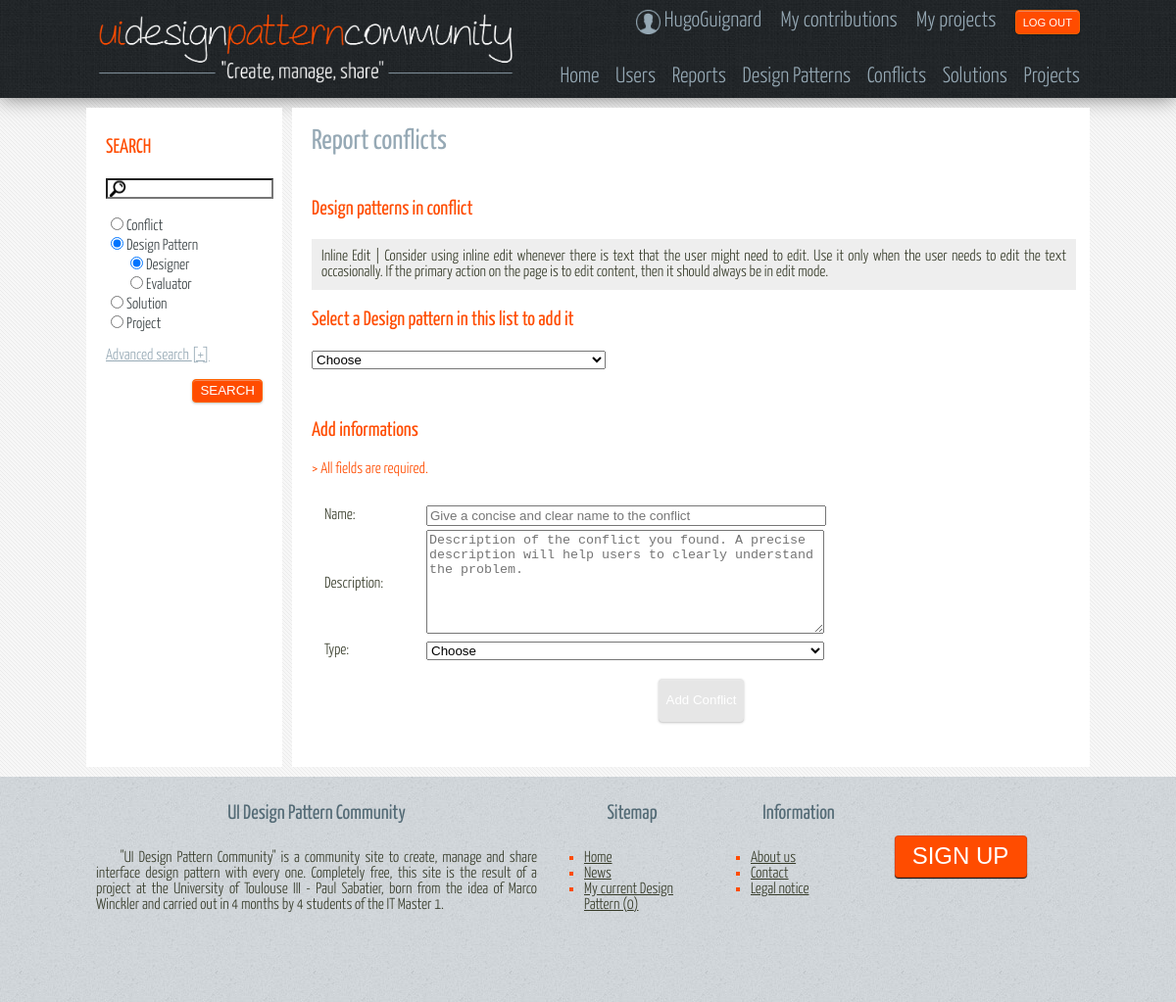
/view/addConflict.php?id=4 (signed in), run on the app's committed database.
### tables this page shows
CREATE TABLE IF NOT EXISTS `DesignPattern` (
  `idDesignPattern` INT(11) NOT NULL AUTO_INCREMENT,
  `name` VARCHAR(150) NOT NULL,
  `what` TEXT NOT NULL,
  `whenAndHow` TEXT NULL DEFAULT NULL,
  `layout` TEXT NULL DEFAULT NULL,
  `copy` TEXT NULL DEFAULT NULL,
  `implementation` TEXT NULL DEFAULT NULL,
  `descriptionImage` TEXT NULL DEFAULT NULL,
  `nbUsage` INT(11) NULL DEFAULT NULL,
  `nbComments` INT(11) NULL DEFAULT NULL,
  `nbRates` INT(11) NULL DEFAULT NULL,
  `rate` DOUBLE NULL DEFAULT NULL,
  `date` DATETIME NULL DEFAULT NULL,
  `target` ENUM('Designer','Evaluator') NOT NULL,
  `login` VARCHAR(30) NOT NULL,
  PRIMARY KEY (`idDesignPattern`),
  INDEX `fk_DesignPattern_User1_idx` (`login` ASC),
  CONSTRAINT `fk_DesignPattern_User1`
    FOREIGN KEY (`login`)
    REFERENCES `User` (`login`)
    ON DELETE NO ACTION
    ON UPDATE NO ACTION);

### controller/toolkit/Session.php (called while the page is built, shortened)
<?php
class Session {
    public function __isset($name) {
        return isset($_SESSION[$name]);
    }
}
?>

### model/implementation/Database.php (called while the page is built, shortened)
<?php
class Database {
    private static $bdd = NULL;
    private static function connect() {
        try{
            return new PDO('mysql:host=localhost;dbname=db_dpi', 'hl3_pack', 'hl3_pack');
        } catch (Exception $e) {
            die('Erreur : ' . $e->getMessage());
        }
    }
    public static function getConnection() {
        if (Database::$bdd == NULL) {
            Database::$bdd = Database::connect();
        }
        return Database::$bdd;
    }
    public static function getOneData($req) {
        $bdd = Database::getConnection();
        $reponse = $bdd->query($req);
        $donnees = $reponse->fetch();
        return $donnees;
    }
}
?>

### view/addConflict.php (the view, shortened to what this page needs)
<?php
    require_once($_SERVER['DOCUMENT_ROOT']."/site/controller/toolkit/ToolkitAdds.php");
    require_once($_SERVER['DOCUMENT_ROOT']."/site/controller/toolkit/Session.php");
    include($_SERVER['DOCUMENT_ROOT'].'/site/view/structure/header.php');
    include($_SERVER['DOCUMENT_ROOT'].'/site/view/structure/search.php');
?>
<body onload="javascript:function():">
<section id="contenu">
    <?php
    if (!isset($session->login)) {
        echo '<center><h3>You must be connected in order to use this page</h3></center>';
    } else {
    ?>
    <h2> Report conflicts </h2>
    <div id="main" style="width:780px;float:left;height:600px;">
        <form id="addConflict_form" method="post">
            <h3>Design patterns in conflict</h3>
            <?php
            if (isset($_GET['id'])) {
                ToolkitAdds::displayDesignPatternMini($_GET['id']);
            }
            echo "<h3>Select a Design pattern in this list to add it</h3>
                <select style='width:300px' name='listDP' onchange='addDPInConflict(this)'>
                    <option selected disabled hidden>Choose</option>";
                echo"</select>";
            ?>
            <br/><br/>
            <h3>Add informations</h3>
            <font style="color:#FF4C00">> All fields are required.</font><br/><br/>
            <div id="formulaireAddConflict">
                <table>
                    <tr>
                        <td style="width:100px"><label for="namee">Name: </label></td>
                        <td><input style="width:400px" id="namee" type="text" value="" name="namee" size="40" required autofocus placeholder="Give a concise and clear name to the conflict"></td>
                    </tr>
                    <tr>
                        <td style="width:100px"><label for="description">Description: </label></td>
                        <td><textarea id="description" name="description" style="min-width:400px;min-height:100px;max-width:500px;max-height:400px" required placeholder="Description of the conflict you found. A precise description will help users to clearly understand the problem."></textarea></td>
                    </tr>
                    <tr>
                        <td style="width:100px"><label for="typee">Type: </label></td>
                        <td><select style="width:406px" id="typee" name="typee" required>
                            <option selected disabled hidden>Choose</option>
                        </select></td>
                    </tr>
                </table>
                <br/>
                <center>
                    <input id="go" type="submit" class="add" title="You need to select at least 2 DP" disabled value="Add Conflict" style="margin-left: 15px " onclick="this.form.action='../controller/validAddConflict.php'">
                </center>
            </div>
        </form>
    </div>
    <?php } ?>
</section>
<?php
    include($_SERVER['DOCUMENT_ROOT'].'/site/view/structure/footer.php');

### controller/toolkit/ToolkitAdds.php (shortened to what this page needs)
<?php
require_once($_SERVER['DOCUMENT_ROOT']."/site/model/implementation/Database.php");
require_once($_SERVER['DOCUMENT_ROOT']."/site/controller/toolkit/Session.php");
class ToolKitAdds {
    public static function displayDesignPatternMini($id) {
        echo '<div id="miniDP">';
        $donnees = Database::getOneData('SELECT * FROM DesignPattern WHERE idDesignPattern = '.$id.'');
        echo $donnees['name'];
        echo ' | '.$donnees['what'];
        echo '</div>';
    }
}

### styles/styleBase.css (style rules this page uses)
html { font-size: 100%; }
body { font-family: 'YanoneKaffeesatz-Light'; font-size: 1em; text-align:justify; }
h2 { font-size: 1.8em;font-weight: normal;color: #96A9B5;font-family: 'YanoneKaffeesatz-Regular'; }
h3 { font-size: 1.3em;font-weight: normal;color: #FF4C00;font-family: 'YanoneKaffeesatz-Regular'; }

### styles/styleStructure.css (style rules this page uses)
body { color: #373F42; background: #f7f7f7 url('../img/structure/bg04.png'); }
#contenu { color: #363B29; background: white; }
body { margin: 0 auto; padding: 0 auto; }
#contenu { margin-left: 210px; padding: 10px 20px 10px 20px; min-height :600px; }
#contenu > :first-child { margin-top: 10px; }

### styles/styleAdd.css (style rules this page uses)
#formulaireAddConflict { padding : 10px; }
input[type="button"].add:disabled, input[type="submit"].add:disabled { height:44px; border-radius: 4px; padding: 0px 7px; background-color: #E6E6E6; -webkit-box-shadow: 0px 1px 0px 0px rgba(237, 237, 237, 0.37) inset, 0px 1px 0px 0px rgba(0, 0, 0, 0.08), 0px 1px 2px 1px rgba(0, 0, 0, 0.1); -moz-box-shadow: 0px 1px 0px 0px rgba(237, 237, 237, 0.37) inset, 0px 1px 0px 0px rgba(0, 0, 0, 0.08), 0px 1px 2px 1px rgba(0, 0, 0, 0.1); box-shadow: 0px 1px 0px 0px rgba(237, 237, 237, 0.37) inset, 0px 1px 0px 0px rgba(0, 0, 0, 0.08), 0px 1px 2px 1px rgba(0, 0, 0, 0.1); color: #FFF; border: 1px solid #E6E6E6; margin-left:10px; }
#miniDP { background-color:#eee; margin-bottom:10px; padding:10px; }

### data on the page
designpattern: name "Inline Edit", what "Consider using inline edit whenever there is text that the user might need to edit. Use it only when the user needs to edit the text occasionally. If the primary action on the page is to edit content, then it should always be in edit mode."

### other printed values
$session->login "HugoGuignard"
$nb "0"
